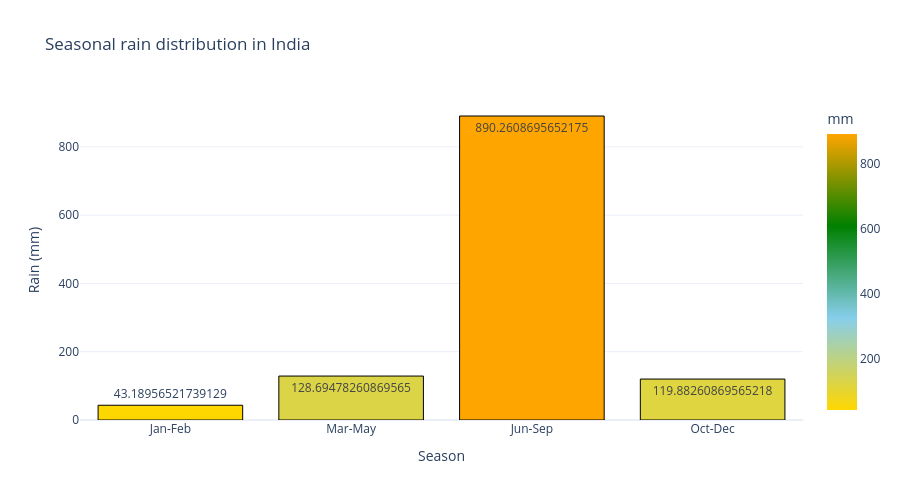

Notebook cell for this chart:
### Code cell
#seasonal rain distribution

seasons = ['Jan-Feb', 'Mar-May', 'Jun-Sep', 'Oct-Dec']
seasons_avg = rainfall_data[seasons].mean()

seasons_fig = px.bar(
    x = seasons_avg.index,
    y = seasons_avg.values,
    labels = {
        'x' : 'Season', 'y' : 'Rain (mm)'
    },
    title = 'Seasonal rain distribution in India',
    text = seasons_avg.values,
    color = seasons_avg.values,
    color_continuous_scale = ['gold', 'skyblue', 'green', 'orange']        
)

seasons_fig.update_traces(marker_line_color = 'orange', marker_line_width = 1)
seasons_fig.update_layout(
    template = 'plotly_white',
    height = 500,
    coloraxis_colorbar = dict(title = 'mm')
)

seasons_fig.update_traces(marker_line_color = 'black', marker_line_width = 1)
seasons_fig.update_layout(template = 'plotly_white', height = 500)
seasons_fig.show()

### Figure 1 — Plotly figure (JSON) as saved in the notebook; plotly's stock layout.template omitted (floating-point values rounded to 4 significant figures)
{"data": [{"hovertemplate": "Season=%{x}<br>Rain (mm)=%{y}<br>text=%{text}<br>color=%{marker.color}<extra></extra>", "legendgroup": "", "marker": {"color": [43.19, 128.7, 890.3, 119.9], "coloraxis": "coloraxis", "line": {"color": "black", "width": 1}, "pattern": {"shape": ""}}, "name": "", "orientation": "v", "showlegend": false, "text": [43.19, 128.7, 890.3, 119.9], "textposition": "auto", "type": "bar", "x": ["Jan-Feb", "Mar-May", "Jun-Sep", "Oct-Dec"], "xaxis": "x", "y": [43.19, 128.7, 890.3, 119.9], "yaxis": "y"}], "layout": {"barmode": "relative", "coloraxis": {"colorbar": {"title": {"text": "mm"}}, "colorscale": [[0, "gold"], [0.3333, "skyblue"], [0.6667, "green"], [1, "orange"]]}, "height": 500, "legend": {"tracegroupgap": 0}, "title": {"text": "Seasonal rain distribution in India"}, "xaxis": {"anchor": "y", "domain": [0, 1], "title": {"text": "Season"}}, "yaxis": {"anchor": "x", "domain": [0, 1], "title": {"text": "Rain (mm)"}}}}
